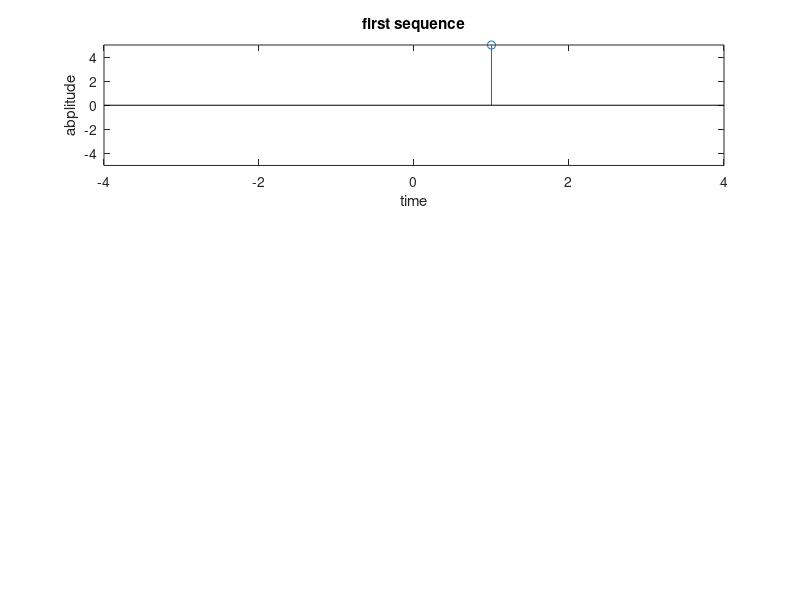

MATLAB code to generate this figure: (Note: this script raises an error after producing the figure.)
clc;
clear all;
close all;
n1 =2:1;
x = input('Enter the first sequence:');
n2 = 0:3;
y = input('Enter the second sequence:');
subplot(3,1,1);
stem(n1,x);
xlabel('time');
ylabel('abplitude');
title('first sequence');
axis ([-4 4 -5 5]);
supblot(3,1,2);
stem(n2,y);
xlabel('time');
ylabel('amplitude');
title('second sequence');
axis([-4 4 -5 5]);
n3 = min(min(n1) , min(n2)) : max (max(n1) , max (n2));
%finding the duration of output siganl (out)
s1 = zeros (1,length(n3) );
s2 = s1;
s1 (find (( n3>=min (n1)) & (n3 <= max (n1))== 1 ))=x; 
%signal x with the furation of output signal 'mul'
s2 (find (( n3>=min (n2)) & (n3 <= man (n2))== 1 ))=y;
%signal y with the duration of output signal 'mul'
mul =s1 .* s2; % multiplacation
disp('multiplied sequence')
disp(mul)
subplot(3,1,3)
stem(n3,mul)
xlabel('time')
ylabel('amplitude')


